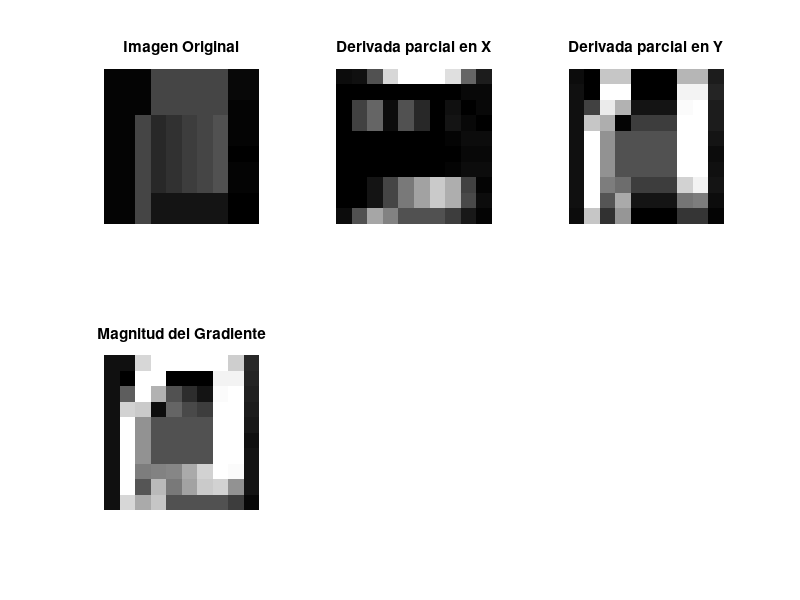
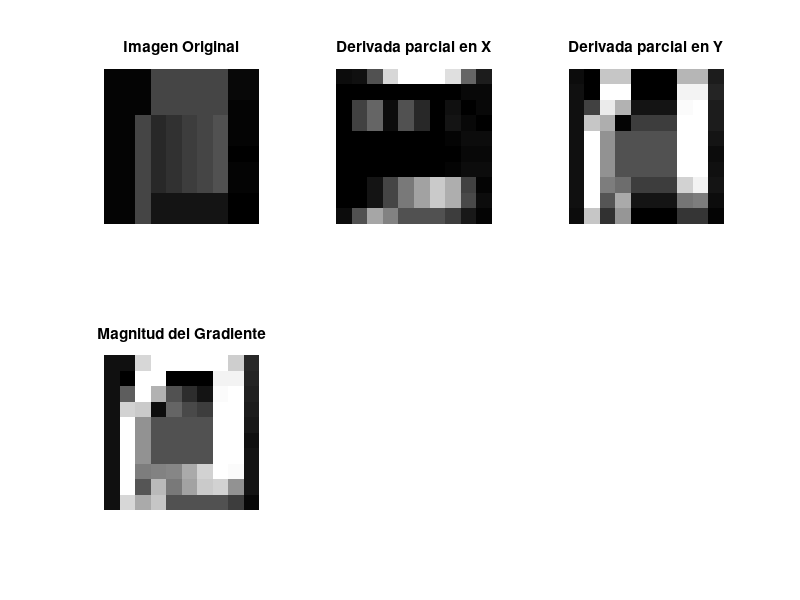

Source code (MATLAB) for these figures, in order:
clear all;
close all;

%Matriz que representa la imágen en escala de grises (presentada en clase)
A = [ 
    4 4 4 70 70 70 70 70 10 10;
    4 4 4 70 70 70 70 70 10 10;
    4 4 4 70 70 70 70 70 7 7;
    4 4 70 40 50 60 70 80 7 7;
    4 4 70 40 50 60 70 80 7 7;
    4 4 70 40 50 60 70 80 2 2;
    4 4 70 40 50 60 70 80 4 4;
    4 4 70 40 50 60 70 80 7 7;
    4 4 70 20 20 20 20 20 2 2;
    4 4 70 20 20 20 20 20 2 2
];

% Derivadas parciales usando
% Derivada parcial en X
Wx = [ -1 -2 -1; 0 0 0; 1 2 1 ];
% Derivada parcial en Y
Wy = [ -1 0 1; -2 0 2; -1 0 1 ];

% Se calculan las derivadas parciales
Gx = conv2(double(A), Wx, 'same');
Gxx = imfilter(A,Wx); %Otra manera
Gy = conv2(double(A), Wy, 'same');
Gyy = imfilter(A,Wy); %Otra manera

% Se calcula la magnitud del gradiente
Gmag = sqrt(Gx.^2 + Gy.^2);
Gmagg = sqrt(Gxx.^2 + Gyy.^2);

% Se muestran los resultados
figure;
subplot(2,3,1);imshow(uint8(A)); title('Imagen Original');
subplot(2,3,2);imshow(uint8(abs(Gx))); title('Derivada parcial en X');
subplot(2,3,3);imshow(uint8(abs(Gy))); title('Derivada parcial en Y');
subplot(2,3,4);imshow(uint8(Gmag)); title('Magnitud del Gradiente');

figure;
subplot(2,3,1);imshow(uint8(A)); title('Imagen Original');
subplot(2,3,2);imshow(uint8(abs(Gxx))); title('Derivada parcial en X');
subplot(2,3,3);imshow(uint8(abs(Gyy))); title('Derivada parcial en Y');
subplot(2,3,4);imshow(uint8(Gmagg)); title('Magnitud del Gradiente');